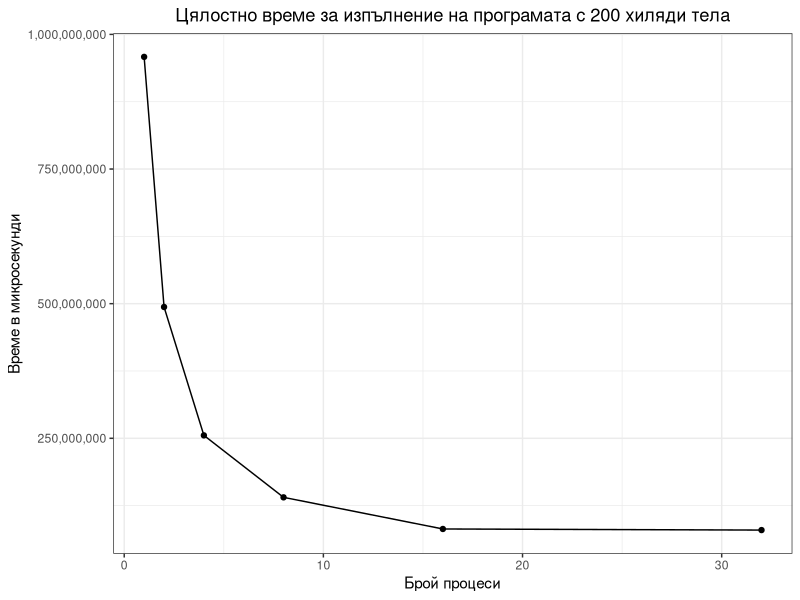
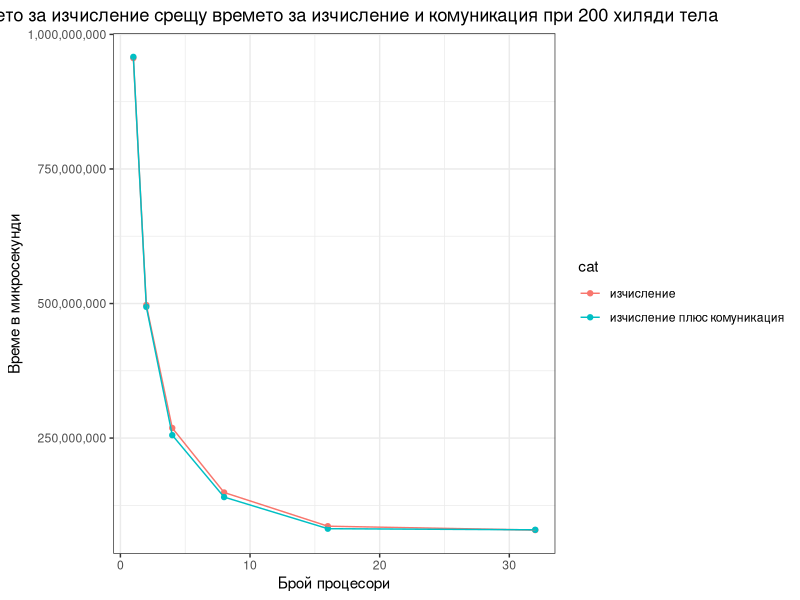
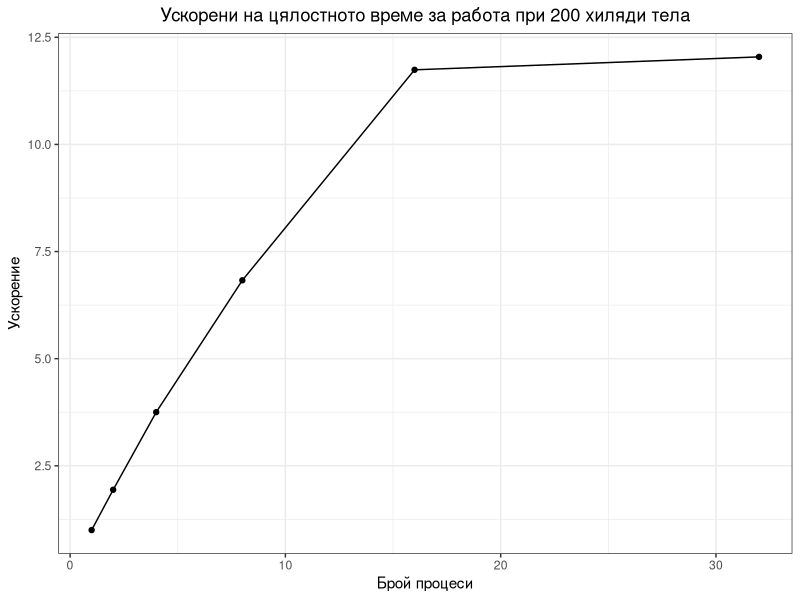
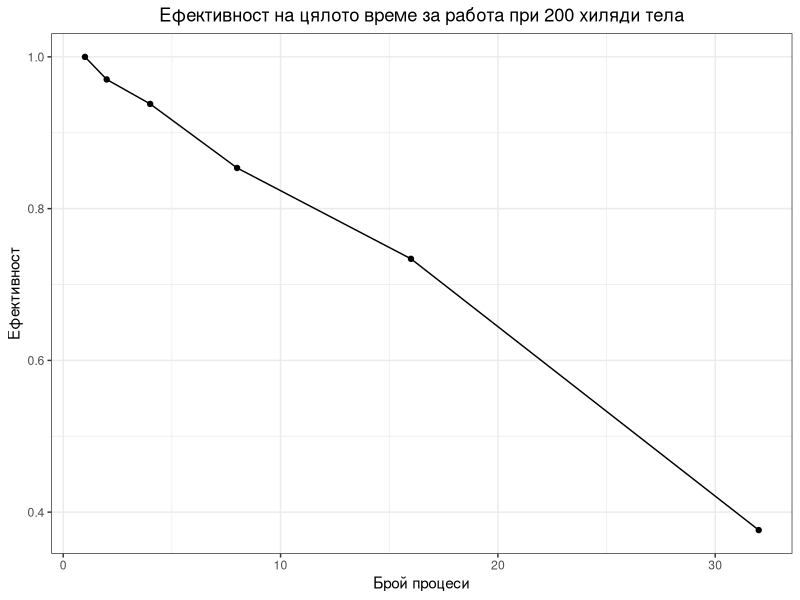
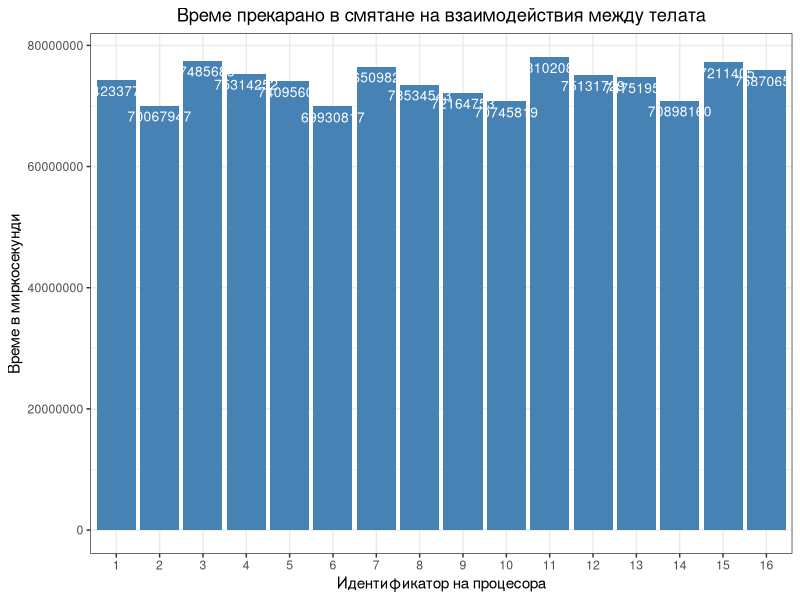
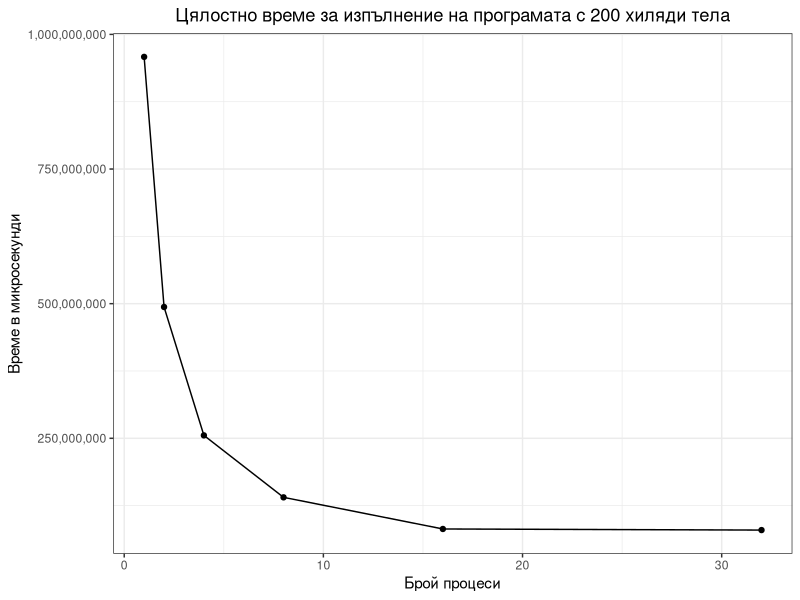
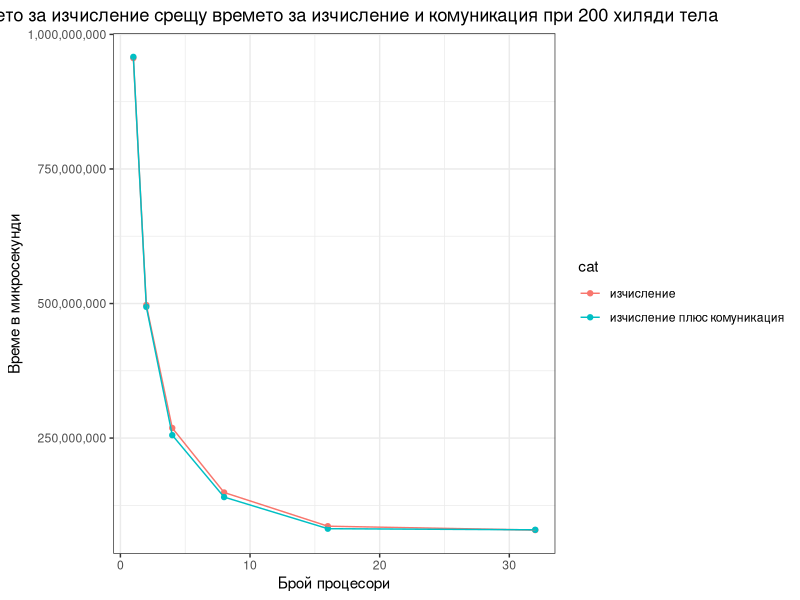
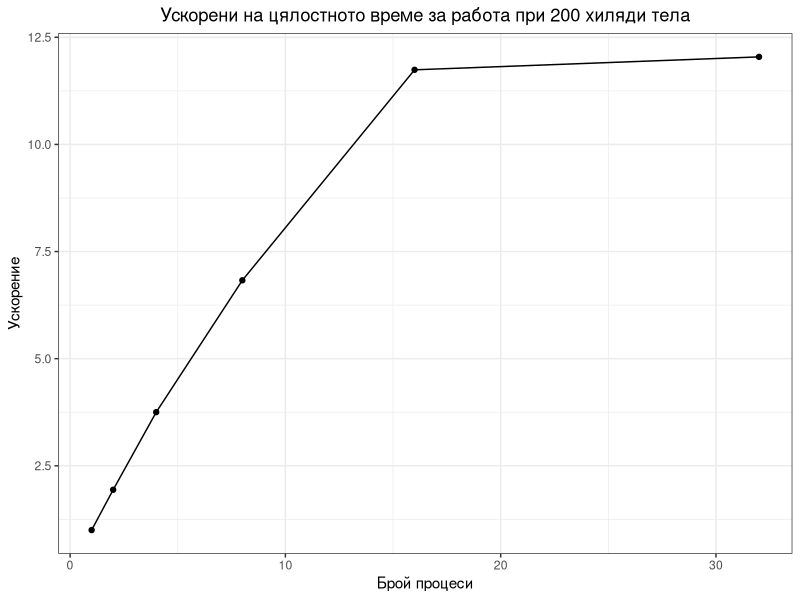

R code for these plots, in order:
library(ggplot2)
library(tidyverse)
require(scales)

theme_set(theme_bw())

graphic <- function(data, xlabel, ylabel, name) {
    ggplot(data, aes(x = numProc, y = calcTime, group = 1)) +
       geom_point() +
       geom_line() +
       scale_y_continuous(labels = comma) +
       ggtitle(name) +
       theme(plot.title = element_text(hjust = 0.5)) +
       xlab(xlabel) +
       ylab(ylabel)
}

total_time <- read.csv("./200thou/data/totalTime200thou.csv")

mean_time_per_proc <- data.frame(numProc = numeric(), calcTime = numeric())
names(mean_time_per_proc)

#gets the max time for the processors and
#then the min total time for each attempt
for (numProc in c(1, 2, 4, 8, 16, 32)) {
    min_time <- max(
        total_time[total_time$processorCount == numProc &
        total_time$iteration == 1, ]$time)

    for (i in c(2, 3)) {
       min_time <- min(min_time, max(
                total_time[total_time$processorCount == numProc &
                total_time$iteration == i, ]$time)
       )
    }

    mean_time_per_proc[nrow(mean_time_per_proc) + 1, ] <-
        c(numProc, min_time)
}

mean_time_per_proc

graphic(mean_time_per_proc, "Брой процеси", "Време в микросекунди",
    "Цялостно време за изпълнение на програмата с 200 хиляди тела")

ggsave("./200thou/png/200thouTime.png", width = 9)

calculation_time <- read.csv("./200thou/data/calculations200thou.csv")

iterations <- 10

min_calc_time <- data.frame(numProc = numeric(), calcTime = numeric())
colnames(calculation_time)

#take the m
for (numProc in c(1, 2, 4, 8, 16, 32)) {
    max_times <- c()

    for (i in c(1, 2, 3)) {
        calc_i <- calculation_time[calculation_time$numProc == numProc &
                                   calculation_time$iteration == i, ]

        #create a matrx where every row are the times
        #for each processor during a  different iteration
        m <- matrix(calc_i$time, iterations, numProc)

        #Takes the max time for a processor during a single unit of time
        max_times_for_attempt <- apply(m, 1, max, na.rm = T)
        #Takes the sum of the units of time
        max_times[i] <- sum(max_times_for_attempt)
    }

    max_times

    min_calc_time[nrow(min_calc_time) + 1, ] <- c(numProc, min(max_times))
}
min_calc_time
mean_time_per_proc

overhead_vs_calc_time <- rbind(min_calc_time, mean_time_per_proc)

overhead_vs_calc_time$cat <- c(rep("изчисление", 6), rep("изчисление плюс комуникация", 6))

ggplot(overhead_vs_calc_time, aes(x = numProc, y = calcTime, group = cat, col = cat)) +
   geom_point() +
   geom_line() +
   scale_y_continuous(labels = comma) +
   ggtitle("Времето за изчисление срещу времето за изчисление и комуникация при 200 хиляди тела") +
   theme(plot.title = element_text(hjust = 0.5)) +
   xlab("Брой процесори") +
   ylab("Време в микросекунди")

ggsave("./200thou/png/200thouCalcVsTotalTime.png", width = 10)


#Speedup calculation_time for one process/ calculation_time for n processes
mean_time_per_proc$calcTime <- mean_time_per_proc[mean_time_per_proc$numProc == 1, ]$calcTime / mean_time_per_proc$calcTime

graphic(mean_time_per_proc, "Брой процеси", "Ускорение",
        "Ускорени на цялостното време за работа при 200 хиляди тела")

ggsave("./200thou/png/200thouTotalTimeSpeedup.png", width = 9)

#Efficency speedup/number of processes
mean_time_per_proc$calcTime <- mean_time_per_proc$calcTime / mean_time_per_proc$numProc

graphic(mean_time_per_proc, "Брой процеси", "Ефективност",
        "Ефективност на цялото време за работа при 200 хиляди тела")

ggsave("./200thou/png/200thouTotalTimeEfficency.png", width = 9)

#Barplot for calculations work per processor
calc16 <- calculation_time[calculation_time$numProc == 16, ]
colnames(calc16)

processor_avg <- matrix(nrow = 16, ncol = 3)

#Взимаме колко е работил всеки процесор през всяка итерация
for (i in c(1, 2, 3)) {
    it <- calc16[calc16$iteration == i, ]
    for (id in seq(0, 15)) {
       processor_avg[id + 1, i] <- sum(it[it$id == id, ]$time)
    }
}

#Средно колко е работил процесора на итерация
mean_per_processor <- apply(processor_avg, 1, mean, na.rm = T)

processor_avg <- data.frame(
    processor_id = seq(1, 16),
    avg_time = mean_per_processor
)

options(scipen = 999)

p <- ggplot(data = processor_avg,
            aes(x = as.factor(processor_id), y = avg_time)) +
    geom_bar(stat = "identity", fill = "steelblue") +
    geom_text(aes(label = round(avg_time)), vjust = 1.6,
              color = "white", size = 3.5) +
    xlab("Идентификатор на процесора") +
    ggtitle("Време прекарано в смятане на взаимодействия между телата") +
    theme(plot.title = element_text(hjust = 0.5)) +
    ylab("Време в миркосекунди")
p

ggsave("./200thou/png/timeSpentInCalculationsPerProcessor.png", width = 13, height = 7)
